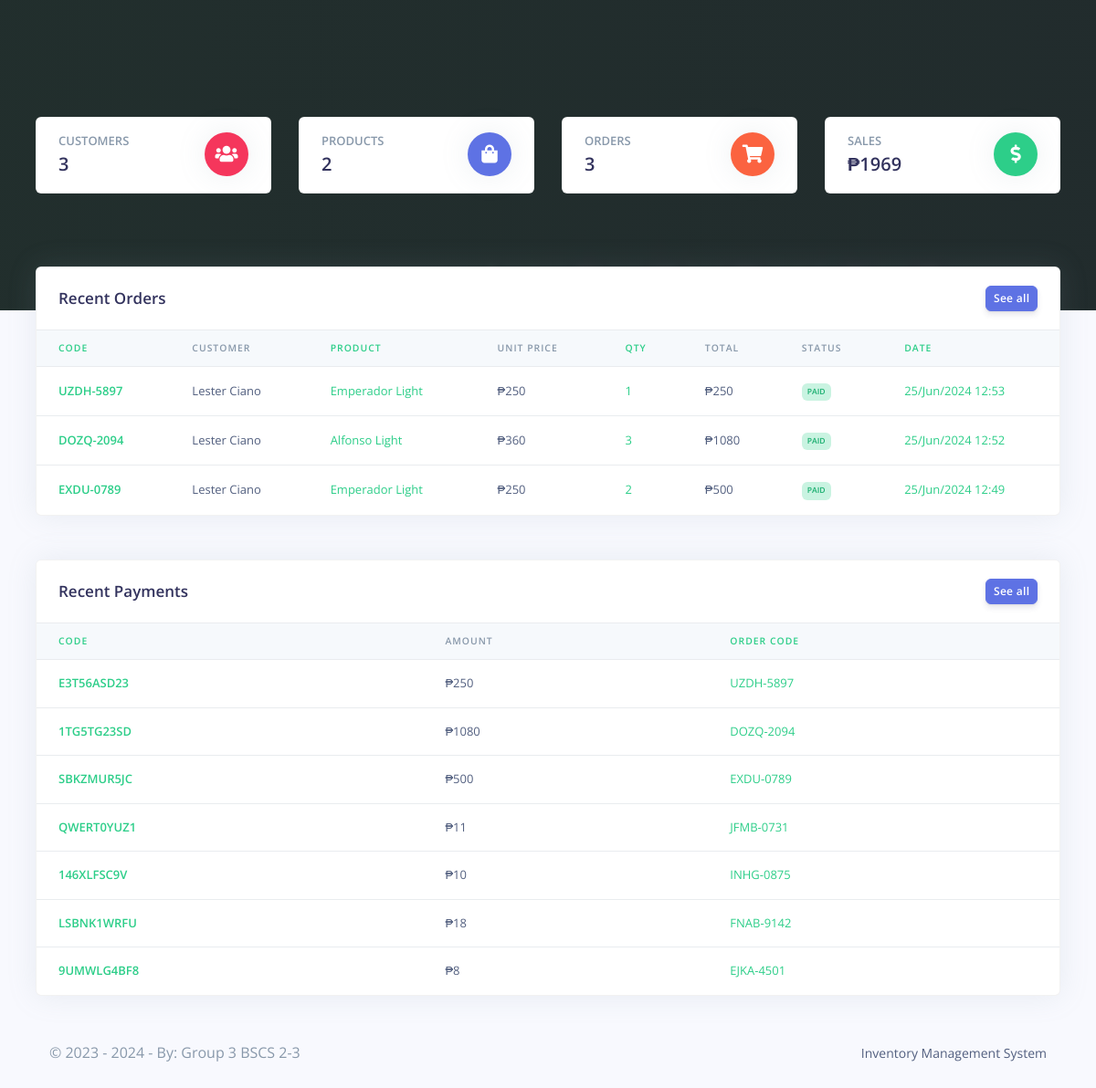
The page /pos/cashier/dashboard.php (signed in) on the database its author committed.
### tables this page shows
CREATE TABLE `rpos_orders` (
  `order_id` varchar(200) NOT NULL,
  `order_code` varchar(200) NOT NULL,
  `customer_id` varchar(200) NOT NULL,
  `customer_name` varchar(200) NOT NULL,
  `prod_id` varchar(200) NOT NULL,
  `prod_name` varchar(200) NOT NULL,
  `prod_price` varchar(200) NOT NULL,
  `prod_qty` varchar(200) NOT NULL,
  `order_status` varchar(200) NOT NULL,
  `created_at` timestamp(6) NOT NULL DEFAULT current_timestamp(6) ON UPDATE current_timestamp(6)
);

CREATE TABLE `rpos_payments` (
  `pay_id` varchar(200) NOT NULL,
  `pay_code` varchar(200) NOT NULL,
  `order_code` varchar(200) NOT NULL,
  `customer_id` varchar(200) NOT NULL,
  `pay_amt` varchar(200) NOT NULL,
  `pay_method` varchar(200) NOT NULL,
  `created_at` timestamp(6) NOT NULL DEFAULT current_timestamp(6) ON UPDATE current_timestamp(6)
);

### pos/cashier/partials/_analytics.php (called while the page is built, shortened)
<?php
$query = "SELECT COUNT(*) FROM `rpos_customers` ";
$stmt = $mysqli->prepare($query);
$stmt->execute();
$stmt->bind_result($customers);
$query = "SELECT COUNT(*) FROM `rpos_orders` ";
$stmt = $mysqli->prepare($query);
$stmt->execute();
$stmt->bind_result($orders);
$query = "SELECT COUNT(*) FROM `rpos_products` ";
$stmt = $mysqli->prepare($query);
$stmt->execute();
$stmt->bind_result($products);
$query = "SELECT SUM(pay_amt) FROM `rpos_payments` ";
$stmt = $mysqli->prepare($query);
$stmt->execute();
$stmt->bind_result($sales);

### pos/cashier/dashboard.php (the view, shortened to what this page needs)
<?php
include('config/config.php');
require_once('partials/_head.php');
require_once('partials/_analytics.php');
?>
<body>
  <div class="main-content">
    <div style="background-image: url(../admin/assets/img/theme/mrj.jpg); background-size: cover;" class="header  pb-8 pt-5 pt-md-8">
      <span class="mask bg-gradient-dark opacity-8"></span>
      <div class="container-fluid">
        <div class="header-body">
          <div class="row">
            <div class="col-xl-3 col-lg-6">
              <div class="card card-stats mb-4 mb-xl-0">
                <div class="card-body">
                  <div class="row">
                    <div class="col">
                      <h5 class="card-title text-uppercase text-muted mb-0">Customers</h5>
                      <span class="h2 font-weight-bold mb-0"><?php echo $customers; ?></span>
                    </div>
                    <div class="col-auto">
                      <div class="icon icon-shape bg-danger text-white rounded-circle shadow">
                        <i class="fas fa-users"></i>
                      </div>
                    </div>
                  </div>
                </div>
              </div>
            </div>
            <div class="col-xl-3 col-lg-6">
              <div class="card card-stats mb-4 mb-xl-0">
                <div class="card-body">
                  <div class="row">
                    <div class="col">
                      <h5 class="card-title text-uppercase text-muted mb-0">Products</h5>
                      <span class="h2 font-weight-bold mb-0"><?php echo $products; ?></span>
                    </div>
                    <div class="col-auto">
                      <div class="icon icon-shape bg-primary text-white rounded-circle shadow">
                        <i class='fas fa-shopping-bag'></i>
                      </div>
                    </div>
                  </div>
                </div>
              </div>
            </div>
            <div class="col-xl-3 col-lg-6">
              <div class="card card-stats mb-4 mb-xl-0">
                <div class="card-body">
                  <div class="row">
                    <div class="col">
                      <h5 class="card-title text-uppercase text-muted mb-0">Orders</h5>
                      <span class="h2 font-weight-bold mb-0"><?php echo $orders; ?></span>
                    </div>
                    <div class="col-auto">
                      <div class="icon icon-shape bg-warning text-white rounded-circle shadow">
                        <i class="fas fa-shopping-cart"></i>
                      </div>
                    </div>
                  </div>
                </div>
              </div>
            </div>
            <div class="col-xl-3 col-lg-6">
              <div class="card card-stats mb-4 mb-xl-0">
                <div class="card-body">
                  <div class="row">
                    <div class="col">
                      <h5 class="card-title text-uppercase text-muted mb-0">Sales</h5>
                      <span class="h2 font-weight-bold mb-0">₱<?php echo $sales; ?></span>
                    </div>
                    <div class="col-auto">
                      <div class="icon icon-shape bg-green text-white rounded-circle shadow">
                        <i class="fas fa-dollar-sign"></i>
                      </div>
                    </div>
                  </div>
                </div>
              </div>
            </div>
          </div>
        </div>
      </div>
    </div>
    <div class="container-fluid mt--7">
      <div class="row mt-5">
        <div class="col-xl-12 mb-5 mb-xl-0">
          <div class="card shadow">
            <div class="card-header border-0">
              <div class="row align-items-center">
                <div class="col">
                  <h3 class="mb-0">Recent Orders</h3>
                </div>
                <div class="col text-right">
                  <a href="orders_reports.php" class="btn btn-sm btn-primary">See all</a>
                </div>
              </div>
            </div>
            <div class="table-responsive">
              <table class="table align-items-center table-flush">
                <thead class="thead-light">
                  <tr>
                    <th class="text-success" scope="col">Code</th>
                    <th scope="col">Customer</th>
                    <th class="text-success" scope="col">Product</th>
                    <th scope="col">Unit Price</th>
                    <th class="text-success" scope="col">Qty</th>
                    <th scope="col">Total</th>
                    <th scop="col">Status</th>
                    <th class="text-success" scope="col">Date</th>
                  </tr>
                </thead>
                <tbody>
                  <?php
                  $ret = "SELECT * FROM  rpos_orders ORDER BY `rpos_orders`.`created_at` DESC LIMIT 7 ";
                  $stmt = $mysqli->prepare($ret);
                  $stmt->execute();
                  $res = $stmt->get_result();
                  while ($order = $res->fetch_object()) {
                    $total = ($order->prod_price * $order->prod_qty);
                  ?>
                    <tr>
                      <th class="text-success" scope="row"><?php echo $order->order_code; ?></th>
                      <td><?php echo $order->customer_name; ?></td>
                      <td class="text-success"><?php echo $order->prod_name; ?></td>
                      <td>₱<?php echo $order->prod_price; ?></td>
                      <td class="text-success"><?php echo $order->prod_qty; ?></td>
                      <td>₱<?php echo $total; ?></td>
                      <td><?php if ($order->order_status == '') {
                            echo "<span class='badge badge-danger'>Not Paid</span>";
                          } else {
                            echo "<span class='badge badge-success'>$order->order_status</span>";
                          } ?></td>
                      <td class="text-success"><?php echo date('d/M/Y g:i', strtotime($order->created_at)); ?></td>
                    </tr>
                  <?php } ?>
                </tbody>
              </table>
            </div>
          </div>
        </div>
      </div>
      <div class="row mt-5">
        <div class="col-xl-12">
          <div class="card shadow">
            <div class="card-header border-0">
              <div class="row align-items-center">
                <div class="col">
                  <h3 class="mb-0">Recent Payments</h3>
                </div>
                <div class="col text-right">
                  <a href="payments_reports.php" class="btn btn-sm btn-primary">See all</a>
                </div>
              </div>
            </div>
            <div class="table-responsive">
              <table class="table align-items-center table-flush">
                <thead class="thead-light">
                  <tr>
                    <th class="text-success" scope="col">Code</th>
                    <th scope="col">Amount</th>
                    <th class='text-success' scope="col">Order Code</th>
                  </tr>
                </thead>
                <tbody>
                  <?php
                  $ret = "SELECT * FROM   rpos_payments   ORDER BY `rpos_payments`.`created_at` DESC LIMIT 7 ";
                  $stmt = $mysqli->prepare($ret);
                  $stmt->execute();
                  $res = $stmt->get_result();
                  while ($payment = $res->fetch_object()) {
                  ?>
                    <tr>
                      <th class="text-success" scope="row">
                        <?php echo $payment->pay_code; ?>
                      </th>
                      <td>
                        ₱<?php echo $payment->pay_amt; ?>
                      </td>
                      <td class='text-success'>
                        <?php echo $payment->order_code; ?>
                      </td>
                    </tr>
                  <?php } ?>
                </tbody>
              </table>
            </div>
          </div>
        </div>
      </div>
      <?php require_once('partials/_footer.php'); ?>
    </div>
  </div>
</body>
</html>

### rows shown on the page
rpos_orders: order_code "UZDH-5897", customer_name "Lester Ciano", prod_name "Emperador Light", prod_price "250", prod_qty "1", order_status "PAID", created_at "25/Jun/2024 12:53"
rpos_orders: order_code "DOZQ-2094", customer_name "Lester Ciano", prod_name "Alfonso Light", prod_price "360", prod_qty "3", total "1080", order_status "PAID", created_at "25/Jun/2024 12:52"
rpos_orders: order_code "EXDU-0789", customer_name "Lester Ciano", prod_name "Emperador Light", prod_price "250", prod_qty "2", total "500", order_status "PAID", created_at "25/Jun/2024 12:49"
rpos_payments: pay_code "E3T56ASD23", pay_amt "250", order_code "UZDH-5897"
rpos_payments: pay_code "1TG5TG23SD", pay_amt "1080", order_code "DOZQ-2094"
rpos_payments: pay_code "SBKZMUR5JC", pay_amt "500", order_code "EXDU-0789"
rpos_payments: pay_code "QWERT0YUZ1", pay_amt "11", order_code "JFMB-0731"
rpos_payments: pay_code "146XLFSC9V", pay_amt "10", order_code "INHG-0875"
rpos_payments: pay_code "LSBNK1WRFU", pay_amt "18", order_code "FNAB-9142"
rpos_payments: pay_code "9UMWLG4BF8", pay_amt "8", order_code "EJKA-4501"

### other values the page prints
$customers "3"
$products "2"
$orders "3"
$sales "1969"
